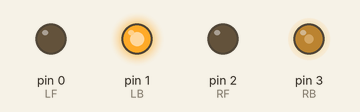
Recording of a sketch running on a simulated Arduino Uno, built with avr-gcc and run on an emulated ATmega328P. Parts: output pins drawn as LEDs (lit = HIGH).

Above: at 0.1 s.
Timing chart, 0 to 1.6 s (numbered marks = the images above):
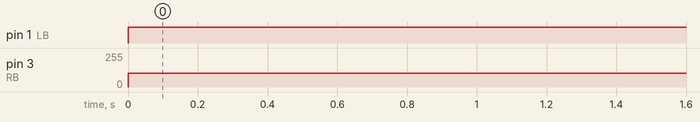

Measured:
- by itself, pin 1 (LB): LOW → HIGH at 0.00 s
- by itself, pin 3 (RB): 0/255 → 105/255 at 0.00 s

The sketch:

PWM_Control.ino
```cpp
#define RB 3
#define LB 1
#define RF 2
#define LF 0

void setup() {
  pinMode(RB, OUTPUT);
  pinMode(LB, OUTPUT);
  pinMode(RF, OUTPUT);
  pinMode(LF, OUTPUT);
}

void loop() {
  analogWrite(RB,105);
  analogWrite(LB, 255);
  delay(10);
}
```
